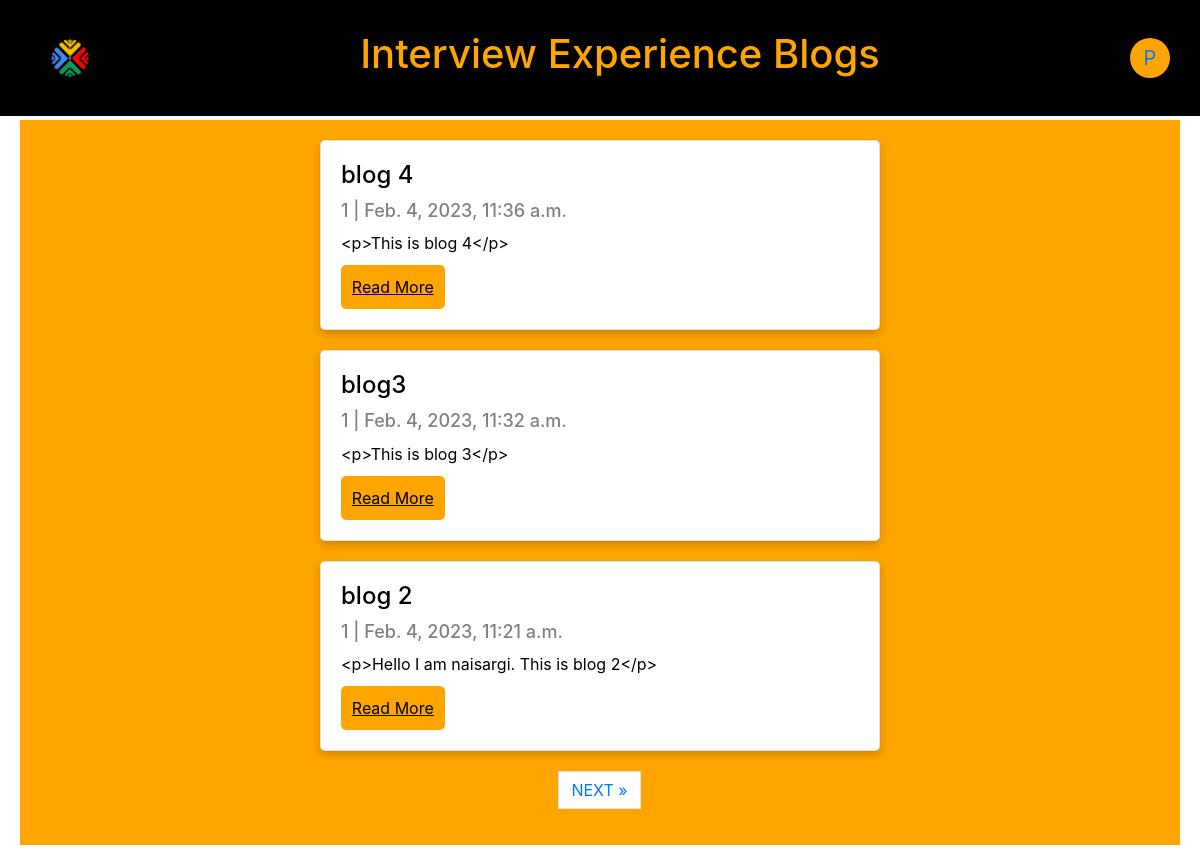
Before: /blog/1 with the older database file.
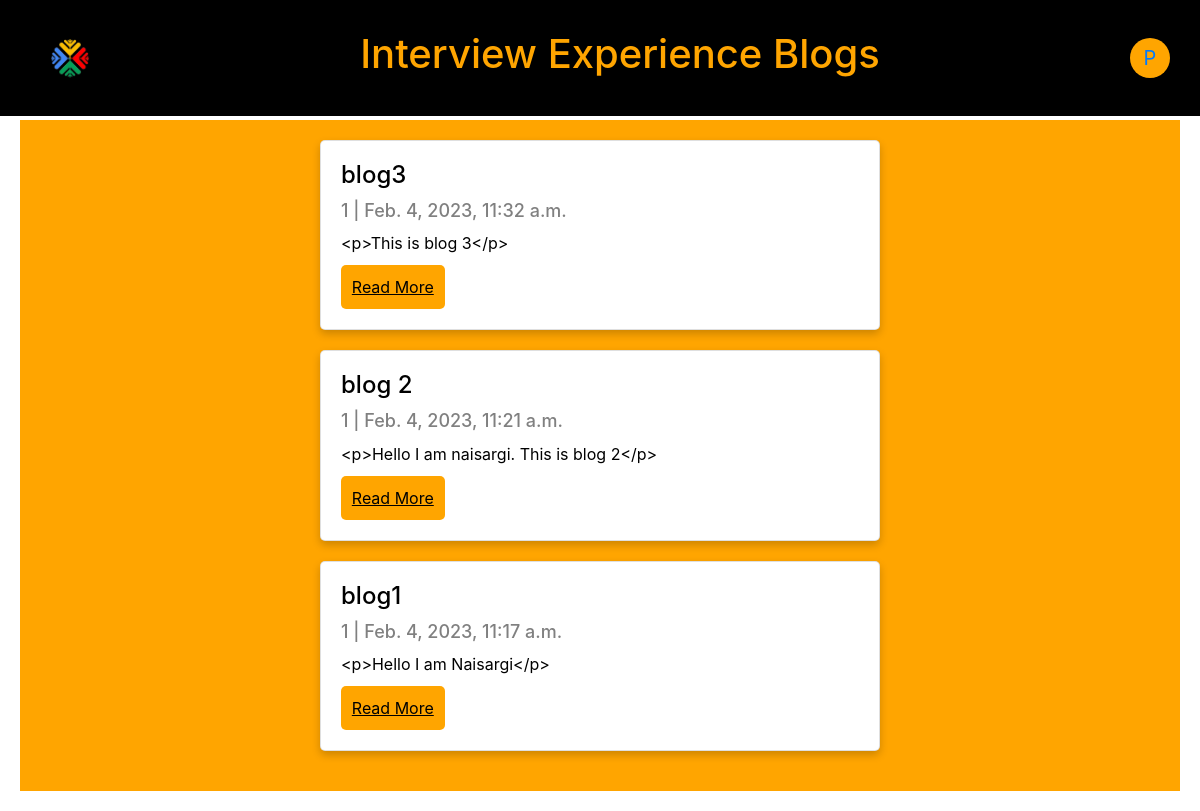
After: the same page with the newer database file.
### blog/models.py (models this page shows, shortened)
class Post(models.Model):
    title = models.CharField(max_length=200, unique=True)
    slug = models.SlugField(max_length=200, unique=True)
    updated_on = models.DateTimeField(auto_now= True)
    content = models.TextField()
    created_on = models.DateTimeField(auto_now_add=True)
    status = models.IntegerField(choices=STATUS, default=0)
    companyName = models.CharField(max_length=200,null=True)
    typeOfOffer = models.CharField(max_length=200,null=True)
    jobProfile = models.CharField(max_length=200,null=True)
    author = models.ForeignKey(Profile, on_delete=models.PROTECT,default=1)
    class Meta:
        ordering = ['-created_on']

### blog/views.py (the view)
# urls.py: path('<int:userId>', views.PostList.as_view(), name='homeUser'),
class PostList(generic.ListView):
    def get_context_data(self,**kwargs):
        context = super(PostList, self).get_context_data(**kwargs)
        context['userId'] = self.kwargs['userId']
        return context
    queryset = Post.objects.filter(status=1).order_by('-created_on')
    paginate_by = 3
    template_name = 'blog/display_blog.html'

### templates/blog/display_blog.html (shortened to what this page needs)
{% extends "blog/base.html" %}
{% block content %}
<div class="card-container">
    {% for post in post_list %}
    <div class="card">
      <h2 class="title">{{ post.title }}</h2>
      <h3 class="subtitle">{{ post.author_id }} | {{ post.created_on }}</h3>
      <p class="description">{{post.content|slice:":200" }}</p>
      <button type="button" style="float: right; background-color: orange;padding: 10px;border-radius: 5px; border: 1px orange;width: 20%;"><a href="{% url 'post_detail' post.slug userId %}" class="read-more">Read More</a></button>
    </div>
    {% endfor %}
    {% if is_paginated %}
        <ul class="pagination justify-content-center">
            {% if page_obj.has_next %}
            <li><a href="?page={{ page_obj.next_page_number }}" class="page-link"> NEXT &raquo;</a></li>
            {% endif %}
        </ul>
        </div>
    {% endif %}
</div>
{% endblock content %}

Changed rows visible on the page:
no longer on this page (row edited): Post: title "blog 4", author_id "1", created_on "Feb. 4, 2023, 11:36 a.m.", content "<p>This is blog 4</p>"
now on this page (row unchanged): Post: title "blog1", author_id "1", created_on "Feb. 4, 2023, 11:17 a.m.", content "<p>Hello I am Naisargi</p>"
Other visible differences:
text no longer shown: "NEXT »"
